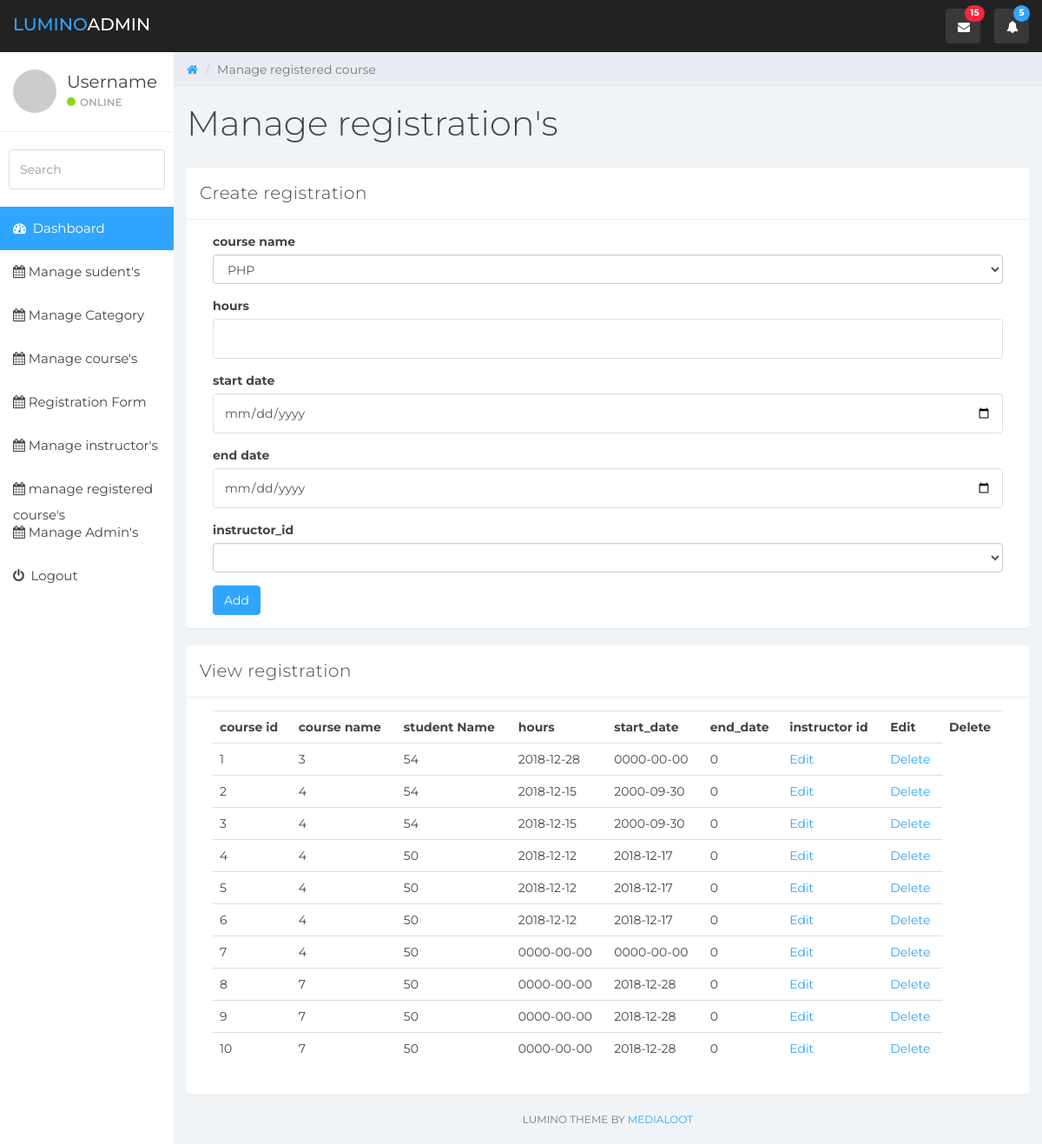
Page /admin/registered_course.php (signed in) on the committed database.
### tables this page shows
CREATE TABLE `reg_course` (
  `course_id` int(50) NOT NULL,
  `course_name` varchar(50) NOT NULL,
  `hours` int(50) NOT NULL,
  `start_date` date NOT NULL,
  `end_date` date NOT NULL,
  `instructor_id` int(50) NOT NULL
);

### admin/registered_course.php (the view, shortened to what this page needs)
<?php include_once '../includes/admin_header.php'; ?>
<?php include_once '../includes/db_connection.php'; ?>
<div class="col-sm-9 col-sm-offset-3 col-lg-10 col-lg-offset-2 main">
    <div class="row">
        <ol class="breadcrumb">
            <li><a href="#">
                    <em class="fa fa-home"></em>
                </a></li>
            <li class="active">Manage registered course</li>
        </ol>
    </div>
    <div class="row">
        <div class="col-lg-12">
            <h1 class="page-header">Manage registration's</h1>
        </div>
    </div>
    <div class="row">
        <div class="col-lg-12">
            <div class="panel panel-default">
                <div class="panel-heading">Create registration</div>
                <div class="panel-body">
                    <div class="col-md-12">
                        <form action="registered_course.php" method="post" role="form">
                            <div class="form-group">
                                <label>course name</label>
                                <select class="form-control" name="course_name">
                                    <?php
                                    $query= "select * from course";
                                    $result= mysqli_query($link, $query);
                                    while($row= mysqli_fetch_assoc($result)){
                                        echo "<option value='{$row['course_id']}'>{$row['course_name']}</option>";
                                    }
                                    ?>
                                </select>
                            </div>
                            <div class="form-group">
                                <label>hours</label>
                                <input type="text" class="form-control" name="hours">
                            </div>
                            <div class="form-group">
                                <label>start date</label>
                                <input class="form-control" placeholder="date" type="date" name="start_date">
                            </div>
                            <div class="form-group">
                                <label>end date</label>
                                <input class="form-control" placeholder="" type="date" name="end_date">
                            </div>
                            <div class="form-group">
                                <label>instructor_id</label>
                                <select class="form-control" name="instructor_id">
                                    <?php
                                    $query= "select * from instructor";
                                    $result= mysqli_query($link, $query);
                                    while($row= mysqli_fetch_assoc($result)){
                                        echo "<option value='{$row['course_id']}'>{$row['course_name']}</option>";
                                    }
                                    ?>
                                </select>
                            </div>
                            <button type="submit" class="btn btn-primary" name="submit">Add</button>
                        </form>
                    </div>
                </div>
            </div>
        </div>
        <div class="col-lg-12">
            <div class="panel panel-default">
                <div class="panel-heading">View registration</div>
                <div class="panel-body">
                    <div class="col-md-12">
                        <table class="table table-hover">
                            <tr>
                                <th>course id</th>
                                <th>course name</th>
                                <th> student Name</th>
                                <th>hours</th>
                                <th>start_date</th>
                                <th>end_date</th>
                                <th>instructor id</th>
                                <th>Edit</th>
                                <th>Delete</th>
                            </tr>
                            <?php
                            $query = "select * from reg_course";
                            $result = mysqli_query($link, $query);
                            while ($row = mysqli_fetch_assoc($result)) {
                                echo "<tr>";
                                echo "<td>{$row['course_id']}</td>";
                                echo "<td>{$row['course_name']}</td>";
                                echo "<td>{$row['hours']}</td>";
                                echo "<td>{$row['start_date']}</td>";
                                echo "<td>{$row['end_date']}</td>";
                                echo "<td>{$row['instructor_id']}</td>";
                                echo "<td><a href='edit_registration.php?admin_id={$row['course_id']}'>Edit</a></td>";
                                echo "<td><a href='delete_registration.php?admin_id={$row['course_id']}'>Delete</a></td>";
                                echo "</tr>";
                            }
                            ?>
                        </table>
                    </div>
                </div>
            </div>
        </div>
    </div>
    <div class="col-sm-12">
        <p class="back-link">Lumino Theme by <a href="https://www.medialoot.com">Medialoot</a></p>
    </div>
</div>
</body>
</html>

### admin/css/styles.css (style rules this page uses)
body { background: #f1f4f7; padding-top: 60px; font-size: 14px; color: #444444; font-family: "Montserrat", "Helvetica Neue", Helvetica, Arial, sans-serif; }
p { color: #777; }
a, a:hover, a:focus { color: #30a5ff; }
h1, h2, h3, h4, h5, h6 { color: #444444; }
h1 { font-weight: 300; font-size: 40px; }
input.form-control { border: 1px solid #ddd; box-shadow: none; height: 46px; }
.btn-primary, .btn-primary:hover, .btn-primary:focus, .btn-primary:active, .btn-primary.active, .open > .dropdown-toggle.btn-primary, .btn-primary.disabled, .btn-primary[disabled], fieldset[disabled] .btn-primary, .btn-primary.disabled:hover, .btn-primary[disabled]:hover, fieldset[disabled] .btn-primary:hover, .btn-primary.disabled:focus, .btn-primary[disabled]:focus, fieldset[disabled] .btn-primary:focus, .btn-primary.disabled:active, .btn-primary[disabled]:active, fieldset[disabled] .btn-primary:active, .btn-primary.disabled.active, .btn-primary[disabled].active, fieldset[disabled] .btn-primary.active { background-color: #30a5ff; border-color: #30a5ff; }
.panel { border: 0; }
.panel-heading { font-size: 20px; font-weight: 300; letter-spacing: 0.025em; height: 60px; line-height: 38px; }
.panel-default .panel-heading { background: #fff; border-bottom: 1px solid #e9ecf2; color: #444444; }
.breadcrumb { border-radius: 0; padding: 10px 15px 10px 15px; background: #e9ecf2; margin: 0; }
h1.page-header { margin-top: 20px; border-bottom: 0; }
.table { background: #fff; }
p.back-link { text-align: center; margin-bottom: 20px; font-size: 12px; text-transform: uppercase; }

### rows in the picture
reg_course: course_id "1", course_name "3", hours "54", start_date "2018-12-28", end_date "0000-00-00", instructor "0"
reg_course: course_id "2", course_name "4", hours "54", start_date "2018-12-15", end_date "2000-09-30", instructor "0"
reg_course: course_id "3", course_name "4", hours "54", start_date "2018-12-15", end_date "2000-09-30", instructor "0"
reg_course: course_id "4", course_name "4", hours "50", start_date "2018-12-12", end_date "2018-12-17", instructor "0"
reg_course: course_id "5", course_name "4", hours "50", start_date "2018-12-12", end_date "2018-12-17", instructor "0"
reg_course: course_id "6", course_name "4", hours "50", start_date "2018-12-12", end_date "2018-12-17", instructor "0"
reg_course: course_id "7", course_name "4", hours "50", start_date "0000-00-00", end_date "0000-00-00", instructor "0"
reg_course: course_id "8", course_name "7", hours "50", start_date "0000-00-00", end_date "2018-12-28", instructor "0"
reg_course: course_id "9", course_name "7", hours "50", start_date "0000-00-00", end_date "2018-12-28", instructor "0"
reg_course: course_id "10", course_name "7", hours "50", start_date "0000-00-00", end_date "2018-12-28", instructor "0"

### other values in the picture
form field course_name "PHP"
